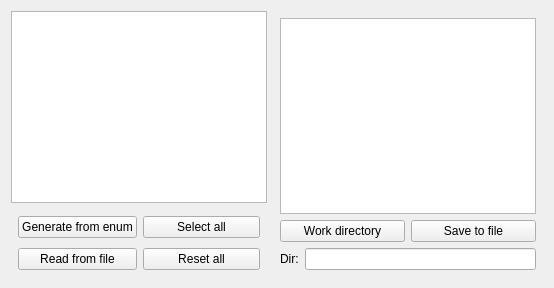
      <widget class="QWidget" name="tab_selectAlias">
       <attribute name="title">
        <string>Registers alias</string>
       </attribute>
       <layout class="QGridLayout" name="gridLayout_5">
        <item row="0" column="0">
         <layout class="QHBoxLayout" name="horizontalLayout_13">
          <item>
           <layout class="QVBoxLayout" name="verticalLayout_9">
            <item>
             <widget class="QListWidget" name="listWidget_regNum"/>
            </item>
            <item>
             <layout class="QGridLayout" name="gridLayout_6">
              <property name="leftMargin">
               <number>7</number>
              </property>
              <property name="topMargin">
               <number>7</number>
              </property>
              <property name="rightMargin">
               <number>7</number>
              </property>
              <property name="bottomMargin">
               <number>7</number>
              </property>
              <property name="verticalSpacing">
               <number>10</number>
              </property>
              <item row="0" column="0">
               <widget class="QPushButton" name="pushButton_genFromEnum">
                <property name="text">
                 <string>Generate from enum</string>
                </property>
               </widget>
              </item>
              <item row="0" column="1">
               <widget class="QPushButton" name="pushButton_selectAll">
                <property name="text">
                 <string>Select all</string>
                </property>
               </widget>
              </item>
              <item row="1" column="0">
               <widget class="QPushButton" name="pushButton_readRegFromFile">
                <property name="text">
                 <string>Read from file</string>
                </property>
               </widget>
              </item>
              <item row="1" column="1">
               <widget class="QPushButton" name="pushButton_resetAll">
                <property name="text">
                 <string>Reset all</string>
                </property>
               </widget>
              </item>
             </layout>
            </item>
           </layout>
          </item>
          <item>
           <layout class="QVBoxLayout" name="verticalLayout_10">
            <property name="leftMargin">
             <number>7</number>
            </property>
            <property name="topMargin">
             <number>7</number>
            </property>
            <property name="rightMargin">
             <number>7</number>
            </property>
            <property name="bottomMargin">
             <number>7</number>
            </property>
            <item>
             <widget class="QTextEdit" name="textEdit_selectedRegNum"/>
            </item>
            <item>
             <layout class="QHBoxLayout" name="horizontalLayout_6">
              <item>
               <widget class="QPushButton" name="pushButton_workDir">
                <property name="text">
                 <string>Work directory</string>
                </property>
               </widget>
              </item>
              <item>
               <widget class="QPushButton" name="pushButton_saveRegToFile">
                <property name="text">
                 <string>Save to file</string>
                </property>
               </widget>
              </item>
             </layout>
            </item>
            <item>
             <layout class="QFormLayout" name="formLayout_5">
              <item row="0" column="0">
               <widget class="QLabel" name="label_7">
                <property name="text">
                 <string>Dir:</string>
                </property>
               </widget>
              </item>
              <item row="0" column="1">
               <widget class="QLineEdit" name="lineEdit_workDir"/>
              </item>
             </layout>
            </item>
           </layout>
          </item>
         </layout>
        </item>
       </layout>
      </widget>
